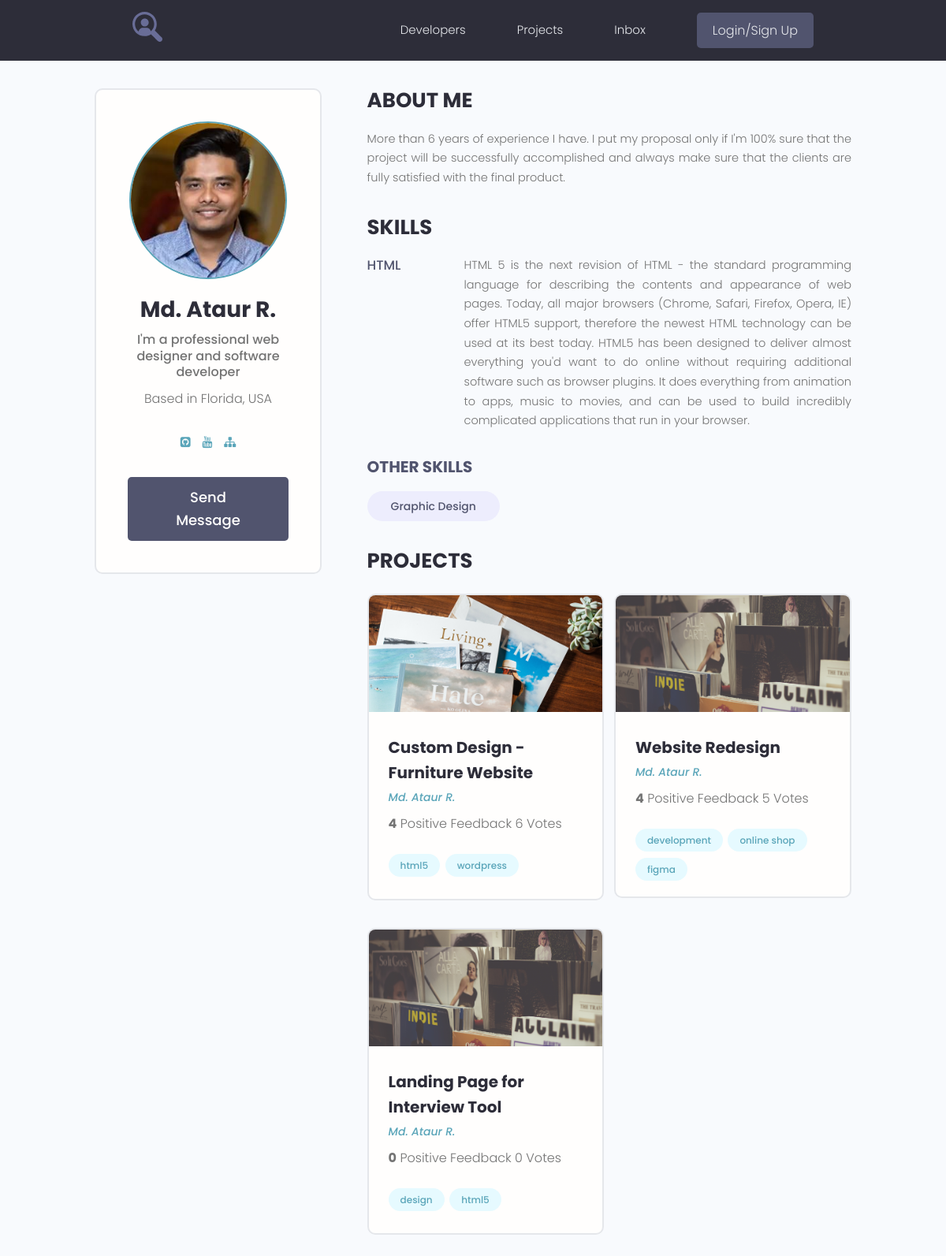
Page /profile/1/ on the committed database.
### users/models.py (models this page shows, shortened)
class Profile(models.Model):
    user = models.OneToOneField(User, on_delete=models.CASCADE, null=True, blank=True)
    name = models.CharField(max_length=200, null=True, blank=True)
    email = models.EmailField(max_length=500, null=True, blank=True)
    username = models.CharField(max_length=200, null=True, blank=True)
    short_info = models.CharField(max_length=200, null=True, blank=True)
    bio =models.TextField(null=True, blank=True)
    profile_image = models.ImageField(null=True, blank=True, upload_to='profiles', default='profiles/user-default.png')
    social_github = models.CharField(max_length=200, null=True, blank=True)
    social_youtube = models.CharField(max_length=200, null=True, blank=True)
    social_website = models.CharField(max_length=200, null=True, blank=True)
    created = models.DateTimeField(auto_now_add=True)

class Skill(models.Model):
    owner = models.ForeignKey(Profile, on_delete=models.CASCADE, null=True, blank=True)
    name = models.CharField(max_length=200, null=True, blank=True)
    description = models.TextField(null=True, blank=True)
    created = models.DateTimeField(auto_now_add=True)
    def __str__(self):
        return  f"{self.name}"

### projects/models.py (models this page shows, shortened)
class Projects(models.Model):
    owner = models.ForeignKey(Profile, on_delete=models.SET_NULL, null=True, blank=True)
    title = models.CharField(max_length=200)
    description = models.TextField(null=True, blank=True)
    featured_image = models.ImageField(null=True, blank=True, upload_to='projects/%Y/%m/%d', default='default.jpg')
    demo_link = models.CharField(max_length=3000, null=True, blank=True)
    source_link = models.CharField(max_length=3000, null=True, blank=True)
    tags = models.ManyToManyField('Tag', blank=True)
    vote_total = models.IntegerField(default=0, null=True, blank=True)
    vote_radio = models.IntegerField(default=0, null=True, blank=True)
    created = models.DateTimeField(auto_now_add=True)

class Tag(models.Model):
    name = models.CharField(max_length=200)
    created_at = models.DateTimeField(auto_now_add=True)
    def __str__(self):
        return self.name

### users/views.py (the view)
# urls.py: path("profile/<str:pk>/", views.user_profile, name="user_profile"),
def user_profile(request, pk):
    prof = Profile.objects.get(id=pk)
    top_skills = prof.skill_set.exclude(description__exact="")
    other_skills = prof.skill_set.filter(description__exact="")
    context = {
        'profile': prof,
        'top_skills': top_skills,
        'other_skill': other_skills,
    }
    return render(request, 'users/profile.html', context)

### users/templates/users/profile.html
{% extends 'projects/base.html' %}
{% block content %}
  <main class="profile my-md">
    <div class="container">
      <div class="layout">
        <div class="column column--1of3">
          <div class="card text-center">
            <div class="card__body dev">
              <img class="avatar avatar--xl" src="{{ profile.profile_image.url }}" />
              <h2 class="dev__name">{{ profile.name }}</h2>
              <p class="dev__title">{{ profile.short_info }}</p>
              <p class="dev__location">Based in Florida, USA</p>
              <ul class="dev__social">
                {% if profile.social_github %}
                <li>
                  <a title="Github" href="{{ profile.social_github }}" target="_blank"><i class="fa fa-github-square"></i></a>
                </li>
                {% endif %}
                {% if profile.social_youtube %}
                <li>
                  <a title="Youtube" href="{{ profile.social_youtube }}" target="_blank"><i class="fa fa-youtube"></i></a>
                </li>
                {% endif %}
                {% if profile.social_website %}
                <li>
                  <a title="Personal Website" href="{{ profile.social_website }}" target="_blank"><i class="fa fa-sitemap"></i></a>
                </li>
                {% endif %}
              </ul>
              <a href="#" class="btn btn--sub btn--lg">Send Message </a>
            </div>
          </div>
        </div>
        <div class="column column--2of3">
          <div class="devInfo">
            <h3 class="devInfo__title">About Me</h3>
            <p class="devInfo__about">
              {{ profile.bio }}
            </p>
          </div>
          <div class="devInfo">
            <h3 class="devInfo__title">Skills</h3>
            <div class="devInfo__skills">
              {% for skill in top_skills %}
              <div class="devSkill">
                <h4 class="devSkill__title">{{ skill.name }}</h4>
                <p class="devSkill__info">
                  {{ skill.description }}
                </p>
              </div>
              {% endfor %}
              <h3 class="devInfo__subtitle">Other Skills</h3>
              {% for skill in other_skill %}
              <div class="devInfo__otherSkills">
                <span class="tag tag--pill tag--sub tag--lg">
                  <small>{{ skill }}</small>
                </span>
              </div>
              {% endfor %}
            </div>
          </div>
          <div class="devInfo">
            <h3 class="devInfo__title">Projects</h3>
            <div class="grid grid--two">
              {% for project in profile.projects_set.all %}
          <div class="column">
            <div class="card project">
              <a href="{% url 'project' project.id %}" class="project">
                <img class="project__thumbnail" src="{{ project.featured_image.url }}" alt="project thumbnail" />
                <div class="card__body">
                  <h3 class="project__title">{{ project.title }}</h3>
                  <p><a class="project__author" href="{% url 'user_profile' project.owner.id %}">{{ project.owner.name }}</a></p>
                  <p class="project--rating">
                    <span style="font-weight: bold;">{{ project.vote_radio }}</span> Positive Feedback {{ project.vote_total}} Vote{{ project.vote_total|pluralize}}
                  </p>
                  <div class="project__tags">
                    {% for tag in project.tags.all %}
                    <span class="tag tag--pill tag--main">
                      <small>{{ tag }}</small>
                    </span>
                    {% endfor %}
                  </div>
                </div>
              </a>
            </div>
          </div>
              {% endfor %}
            </div>
          </div>
        </div>
      </div>
    </div>
  </main>
{% endblock %}

### projects/templates/projects/base.html (shortened to what this page needs)
{% load static %}
<!DOCTYPE html>
<html lang="en">
<head>
  <link rel="stylesheet" href="https://maxcdn.bootstrapcdn.com/font-awesome/4.5.0/css/font-awesome.min.css">
  <link rel="stylesheet" href="{% static 'uikit/styles/uikit.css' %}" />
  <link rel="stylesheet" href="{% static 'styles/app.css' %}" />
</head>
<body>
{% include 'projects/navbar.html' %}
{% block content %}
{% endblock %}
</body>
</html>

### projects/templates/projects/navbar.html (shortened to what this page needs)
{% load static %}
  <header class="header">
    <div class="container container--narrow">
      <a href="{% url 'profiles' %}" class="header__logo">
        <img src="{% static 'images/logo.svg' %}" alt="DevSearch Logo" />
      </a>
      <nav class="header__nav">
        <ul class="header__menu">
          <li class="header__menuItem"><a href="{% url 'profiles' %}">Developers</a></li>
          <li class="header__menuItem"><a href="{% url 'projects' %}">Projects</a></li>
          <li class="header__menuItem"><a href="inbox.html">Inbox</a></li>
          {% if request.user.is_authenticated %}
          <li class="header__menuItem"><a href="{% url 'account' %}">Account</a></li>
          <li class="header__menuItem"><a href="{% url 'create_project' %}">Add Project</a></li>
          <li class="header__menuItem"><a href="{% url 'logout' %}" class="btn btn--sub">Logout</a></li>
          {% else %}
          <li class="header__menuItem"><a href="{% url 'login' %}" class="btn btn--sub">Login/Sign Up</a></li>
          {% endif %}
        </ul>
      </nav>
    </div>
  </header>

### projects/static/styles/app.css (style rules this page uses)
:root { --color-sub: #2d2d39; }
.btn--sub { background-color: var(--color-sub-light); }
.card { border: 2px solid var(--color-light); }
img { width: 100%; }
.header { position: sticky; z-index: 111; background-color: var(--color-sub); padding: 1.5rem 0; }
.header > .container { display: flex; justify-content: space-between; align-items: center; }
.header__logo > img { height: 3.8rem; }
.header__nav > ul { display: inline-flex; align-items: center; list-style: none; gap: 6.5rem; }
.header__menuItem > a { color: var(--color-light); font-weight: 300; }
.profile .card > .dev { padding: 4rem; }
.dev__name { color: var(--color-sub); font-size: 2.8rem; font-weight: 700; margin-top: 1rem; margin-bottom: 0.5rem; }
.dev__title { font-size: 1.6rem; font-weight: 500; line-height: 1.3; }
.dev__location { margin-top: 1rem; }
.dev__social { margin: 3rem 0; list-style: none; display: flex; justify-content: center; gap: 1.5rem; }
.devInfo { margin-bottom: 3rem; }
.devInfo__title, .devInfo__subtitle { font-size: 2.6rem; color: var(--color-sub); text-transform: uppercase; font-weight: 700; margin-bottom: 1.5rem; }
.devInfo__subtitle { font-size: 2rem; color: var(--color-sub-light); }
.devInfo__about, .devSkill__info { font-size: 1.45rem; line-height: 1.7; text-align: justify; }
.devSkill { margin-bottom: 3rem; }
.devSkill__title { font-size: 1.65rem; font-weight: 500; color: var(--color-sub-light); }
@media screen and (min-width: 700px) { .devSkill { display: flex; justify-content: space-between; gap: 3rem; } }
@media screen and (min-width: 700px) { .devSkill__info { flex-basis: 80%; } }
.project__author { font-size: 1.4rem; font-style: italic; }
.project--rating { margin-bottom: 1.6em; margin-top: .5em; }
.project__thumbnail { object-fit: cover; object-position: top center; width: 100%; }
.project__title { font-size: 2rem; font-weight: 700; color: var(--color-sub); }

### projects/static/uikit/styles/modules/_variables.css (style rules this page uses)
:root { --color-main: #5aa5b9; --color-main-light: #e6faff; --color-sub: #3f4156; --color-sub-light: #51546e; --color-sub-lighter: #ededfd; --color-text: #737373; --color-gray: #8b8b8b; --color-light: #e5e7eb; --color-light-gray: #767676; --color-bg: #f8fafd; --color-white: #fffefd; --color-white-light: #f3f3f3; --color-success: #359e64; --color-success-bg: #def8e8; --color-error: #fc4b0b; --color-error-bg: #fff2ee; --font-base: 'Poppins', arial, helvetica, 'Segoe UI', roboto, ubuntu, sans-serif; --font-monospace: 'Fira Code', 'Courier New', courier, monospace; --font-regular: 300; --font-medium: 500; --font-bold: 700; --generic-shadow: 1px 1px 5px #00000010; --generic-transition: all 0.3s ease-in-out; }

### projects/static/uikit/styles/modules/_base.css (style rules this page uses)
* { margin: 0; padding: 0; box-sizing: border-box; text-rendering: optimizeLegibility; color: inherit; font-size: inherit; }
html { font-size: 50%; }
@media only screen and (min-width: 480px) { html { font-size: 56.25%; } }
@media only screen and (min-width: 1200px) { html { font-size: 62.5%; } }
body { line-height: 1.6; font-weight: 400; font-size: 1.5rem; color: var(--color-text); background-color: var(--color-bg); min-height: 100vh; }

### projects/static/uikit/styles/modules/_typography.css (style rules this page uses)
* { font-family: var(--font-base); }
h2 { font-size: 3.6rem; font-weight: var(--font-bold); }
h3 { font-size: 3.2rem; font-weight: var(--font-medium); }
h4 { font-size: 2.8rem; font-weight: var(--font-medium); }
p, span, strong { font-size: 1.6rem; color: var(--color-text); font-weight: var(--font-regular); }
a { padding-bottom: 2px; text-decoration: none; display: inline-block; color: var(--color-main); font-weight: var(--font-medium); }

### projects/static/uikit/styles/modules/_utilities.css (style rules this page uses)
.container { width: 92%; max-width: 165rem; margin: 0 auto; box-sizing: border-box; }
.container--narrow { width: 92%; max-width: 120rem; }
@media screen and (min-width: 1000px) { .container { width: 90%; } }
@media screen and (min-width: 1000px) { .container--narrow { width: 85%; } }
@media screen and (min-width: 1200px) { .container { width: 80%; } }
@media screen and (min-width: 1200px) { .container--narrow { width: 72%; } }
.text-center { text-align: center; }
.my-md { margin: 3rem auto; }

### projects/static/uikit/styles/modules/_avatar.css (style rules this page uses)
.avatar { border-radius: 50%; border: 2px solid var(--color-main); object-fit: cover; }
.avatar--xl { height: 20rem; width: 20rem; }

### projects/static/uikit/styles/modules/_card.css (style rules this page uses)
.card { border-radius: 1rem; background-color: var(--color-white); border: 1.5px solid var(--color-light); width: auto; height: auto; margin-top: 0.5rem; margin-bottom: 0.5rem; overflow: hidden; }
.card__body, .card__header { padding: 2rem 2.5rem; }

### rows in the picture
Profile: profile_image (picture), name "Md. Ataur R.", short_info "I'm a professional web designer and software developer", bio "More than 6 years of experience I have. I put my proposal only if I'm 100% sure that the project will be successfully accomplished and always make sure that the clients are fully satisfied with the final product."
Skill: name "HTML", description "HTML 5 is the next revision of HTML - the standard programming language for describing the contents and appearance of web pages. Today, all major browsers (Chrome, Safari, Firefox, Opera, IE) offer HTML5 support, therefore the newest HTML technology can be used at its best today. HTML5 has been designed to deliver almost everything you'd want to do online without requiring additional software such as browser plugins. It does everything from animation to apps, music to movies, and can be used to build incredibly complicated applications that run in your browser."
Skill: name "Graphic Design"
Projects: featured_image (picture), title "Custom Design - Furniture Website", owner.name "Md. Ataur R.", vote_radio "4", vote_total "6"
Tag: name "html5"
Tag: name "wordpress"
Projects: featured_image (picture), title "Website Redesign", owner.name "Md. Ataur R.", vote_radio "4", vote_total "5"
Tag: name "development"
Tag: name "online shop"
Tag: name "figma"
Projects: featured_image (picture), title "Landing Page for Interview Tool", owner.name "Md. Ataur R.", vote_radio "0", vote_total "0"
Tag: name "design"
